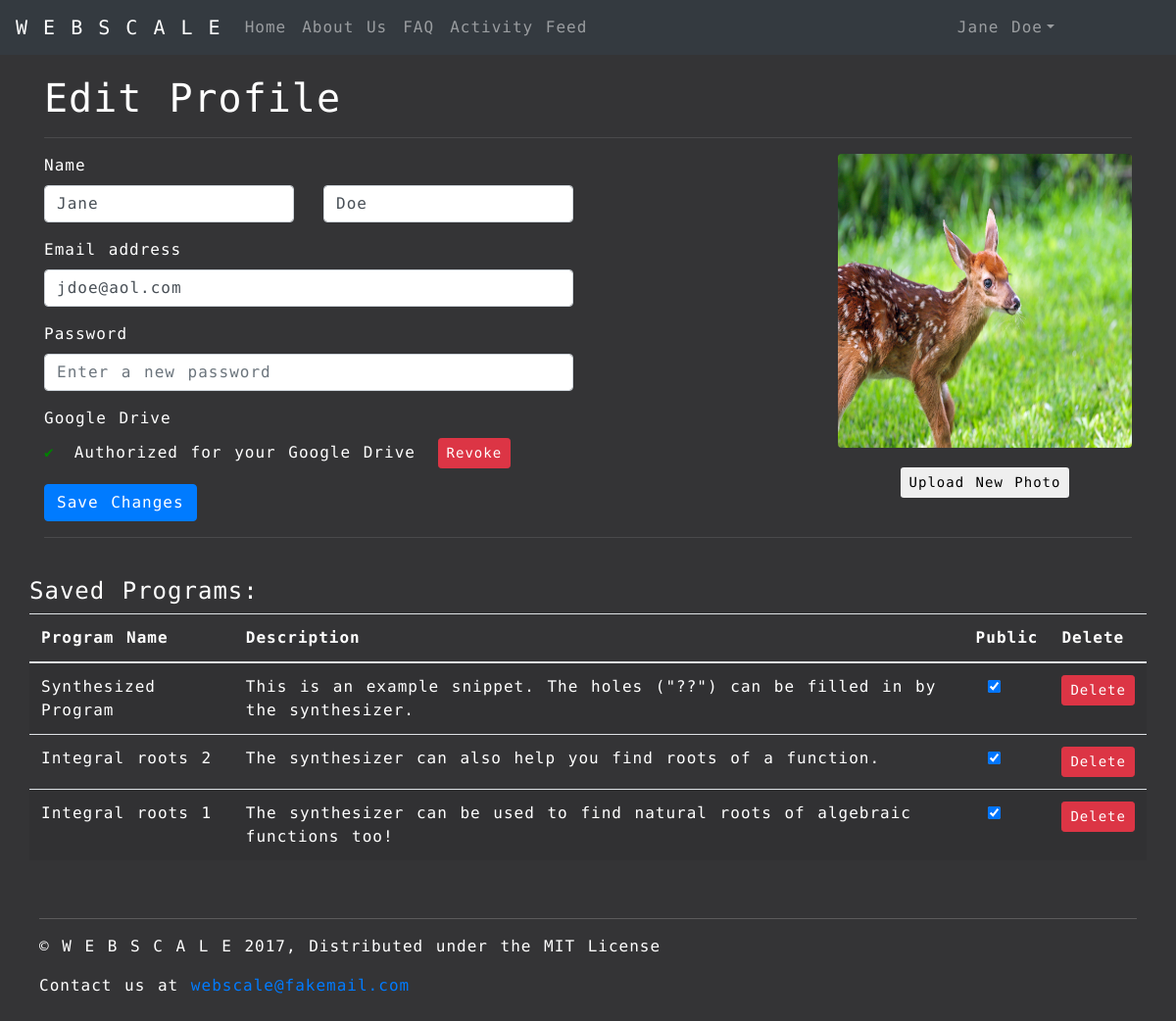
/profile/edit (signed in), run on the app's committed database.
### synthesizer/models.py (models this page shows, shortened)
class Snippit(models.Model):
    id = models.UUIDField(primary_key=True, default=uuid.uuid4, help_text="Unique ID for this Snippit")
    user_id = models.ForeignKey(User, on_delete=models.SET_NULL, null=True)
    name = models.CharField('Name', max_length=200, help_text="Enter name")
    description = models.TextField(max_length=1000, help_text="Enter the snippit description")
    program_text = models.TextField(max_length=99999, help_text="Enter the program holes")
    program_spec = models.TextField(max_length=99999, help_text="Enter the program spec")
    """
    The synthesizer result needs to be a different kind of model field that will be generated, not entered
    """
    synthesizer_result = models.TextField(max_length=99999, help_text="Enter the synthesizer result")
    is_public = models.BooleanField(default=True, help_text="Toggle for user's public visibility")

### synthesizer/views.py (the view)
# urls.py: url(r'^profile/edit$', views.profile_edit, name='profile_edit'),
@login_required
def profile_edit(request):
    user = request.user
    if request.method == 'POST':
        form = ProfileEditForm(request.POST)
        if form.is_valid():
            user.first_name = form.cleaned_data['first_name']
            user.last_name = form.cleaned_data['last_name']
            user.email = form.cleaned_data['email']
            if form.cleaned_data['password'] is not "":
                user.set_password(form.cleaned_data['password'])
            user.save()
            return HttpResponseRedirect('/profile/edit')
        else:
            return handler404(request)
    else:
        programs = Snippit.objects.filter(user_id=user.id)
        return render(
            request,
            'synthesizer/profile_edit.html',
            context={'page_title': 'Edit Profile', 'programs': programs,
            },
        )

### synthesizer/templates/synthesizer/profile_edit.html (shortened to what this page needs)
{% extends "base_page.html" %}
{% block css %}
{% load static %}
<link rel="stylesheet" type="text/css" href="{% static 'css/webscale-profile.css' %}">
{% endblock %}
{% block content %}
<div id="main" class="container">
    <h1>Edit Profile</h1>
    <hr class="heading-hr">
    <div class="row">
        <div class="col-6">
            <form action="" method="post">
                <label for="first-name-input">Name</label>
                <div class="row">
                    <div class="col-6">
                        <div class="form-group">
                            <input type="text" class="form-control" id="first_name" name="first_name" placeholder="First Name" value={{ user.first_name }}>
                        </div>
                    </div>
                    <div class="col-6">
                        <div class="form-group">
                            <input type="text" class="form-control" id="last_name" name="last_name" placeholder="Last Name" value={{ user.last_name }}>
                        </div>
                    </div>
                </div>
                <div class="form-group">
                    <label for="email-input">Email address</label>
                    <input type="email" class="form-control" id="email" name="email" placeholder="Enter your email" value={{ user.email }}>
                </div>
                <div class="form-group">
                    <label for="password-input">Password</label>
                    <input type="password" class="form-control" id="password" name="password" placeholder="Enter a new password">
                </div>
                <div class="form-group">
                    <label for="drive-auth">Google Drive</label>
                    <br>
                    <span id="drive-auth" class="checkmark" aria-hidden="true">&#10004;</span><span>Authorized for your Google Drive</span>
                    <button type="button" class="btn btn-danger btn-sm btn-leftpad">Revoke </button>
                </div>
                <button type="submit" class="btn btn-primary">Save Changes</button>
            </form>
        </div>
        <div class="col-6">
            <div class="float-right">
                <img class="rounded profile-picture" alt="Profile Picture" src="{% static 'images/deer.jpg' %}">
                <br>
                <div class="upload-button">
                    <button type="button" class="btn btn-sm">Upload New Photo</button>
                </div>
            </div>
        </div>
    </div>
    <hr class="heading-hr">
    <br>
    <div class="row">
        <h4>Saved Programs:</h4>
        <table class="table table-striped program-table">
            <thead>
                <tr>
                    <th>Program Name</th>
                    <th>Description</th>
                    <th>Public</th>
                    <th>Delete</th>
                </tr>
            </thead>
            <tbody>
                {% for program in programs %}
                <tr>
                    <td>{{program.name}}</td>
                    <td>{{program.description}}</td>
                    <td class="text-center"><input type="checkbox" class="form-check-input" {% if program.is_public %} checked {% endif %}"></td>
                    <td><button type="button" class="btn btn-danger btn-sm" aria-label="Delete">Delete</button></td>
                </tr>
                {% endfor %}
            </tbody>
    </div>
    <footer class="footer">
        <hr class="footer-hr">
        <p>&copy; W E B S C A L E 2017, Distributed under the MIT License</p>
        <p>Contact us at <a href="mailto:webscale@fakemail.com">webscale@fakemail.com</a></p>
    </footer>
</div>
{% endblock %}

### synthesizer/templates/base_page.html (shortened to what this page needs)
<!DOCTYPE html>
<html lang="en">
<head>
  {% load static %}
  <link rel="stylesheet" href="https://maxcdn.bootstrapcdn.com/bootstrap/4.0.0-beta/css/bootstrap.min.css"
>
  {% block css %}<link rel="stylesheet" type="text/css" href="{% static 'css/webscale-index.css' %}">{% endblock %}
</head>
<body>
    {% block navbar %}
    <nav class="navbar navbar-expand-md navbar-dark bg-dark">
        <a class="navbar-brand" href="{% url 'index' %}">W E B S C A L E</a>
        <div class="collapse navbar-collapse">
            <ul class="navbar-nav mr-auto">
                <li class="nav-item">
                    <a class="nav-link" href="{% url 'index' %}">Home</a>
                </li>
                <li class="nav-item">
                    <a class="nav-link" href="{% url 'about' %}">About Us</a>
                </li>
                <li class="nav-item">
                    <a class="nav-link" href="{% url 'faq' %}">FAQ</a>
                </li>
                <li class="nav-item">
                    <a class="nav-link" href="{% url 'feed' %}">Activity Feed</a>
                </li>
            </ul>
            {% if user.is_authenticated %}
            <ul id="user-drop-down" class="navbar-nav ml-auto">
                <li class="nav-item dropdown">
                    <a class="nav-link dropdown-toggle" href="#" id="drop-down" data-toggle="dropdown" aria-haspopup="true" aria-expanded="false">{{ user.get_full_name }}</a>
                </li>
            </ul>
            {% endif %}
        </div>
    </nav>
    {% endblock %}
    {% block content %}{% endblock %}
</body>
</html>

### synthesizer/static/css/webscale-profile.css (style rules this page uses)
* { letter-spacing: 1px; word-spacing: 2px; line-height: 150%; font-family: 'Encode Sans Expanded', sans-serif; }
html, body { background: linear-gradient(to bottom, rgba(52, 52, 54, 1.0), rgba(52, 52, 54, 1.0)); color: white !important; position: relative; }
body { padding-bottom: 150px; }
#user-drop-down { padding-right: 100px; }
h1 { padding-top: 20px; }
.profile-picture { width: 300px; height: 300px; }
.upload-button { text-align: center; margin-top: 20px; }
.heading-hr { border-top: 1px solid rgba(255, 255, 255, 0.1); }
.checkmark { color: green; padding-right: 20px; }
.btn-leftpad { margin-left: 10px; }
.footer { padding: 10px 40px 10px 40px; position: absolute; bottom: 0; left: 0; right: 0; }
.footer-hr { border-top: 1px solid rgba(194, 192, 192, 0.27); }

### data on the page
Snippit: name "Synthesized Program", description "This is an example snippet. The holes (\"??\") can be filled in by the synthesizer.", is_public "☑"
Snippit: name "Integral roots 2", description "The synthesizer can also help you find roots of a function.", is_public "☑"
Snippit: name "Integral roots 1", description "The synthesizer can be used to find natural roots of algebraic functions too!", is_public "☑"

### other printed values
{{ user.get_full_name }} "Jane Doe"
